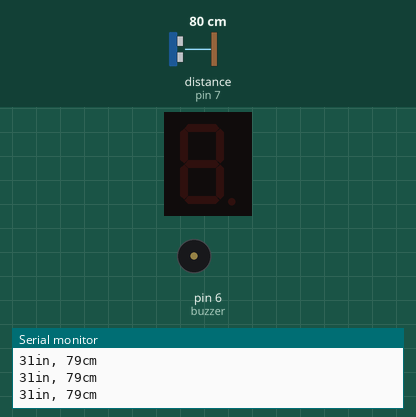
This sketch was run on a simulated Arduino Uno, built with avr-gcc and run on an emulated ATmega328P. Shown: 1-digit seven-segment display, buzzer (waves = sounding), the last lines printed to the serial monitor. Wiring (inferred from the names in the program): ultrasonic range finder: trigger pin 8; echo pin 7. Inputs (shaded band) come from the test bench; at power-on: distance to the obstacle (sensor on pin 7) 80 cm. The echo pulse lasts 58.3 µs per cm.

Above: at 4.3 s.
4.4 s: distance to the obstacle (sensor on pin 7) set to 75 cm
At 5.2 s:
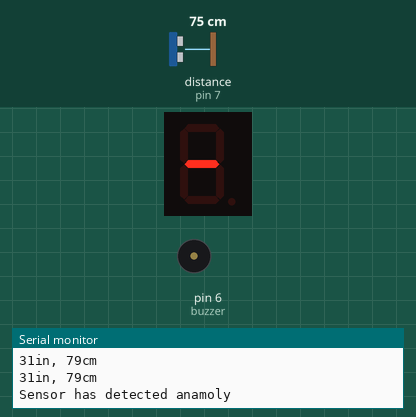
At 16.2 s:
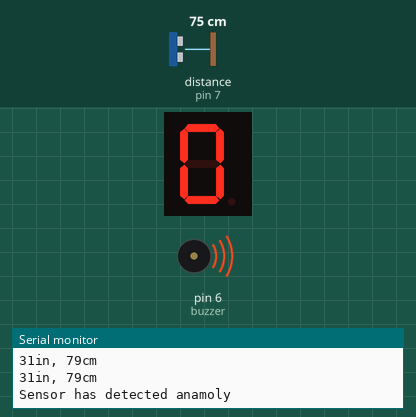
Timing chart, 0 to 16.9 s (numbered marks = the images above; inputs shaded):
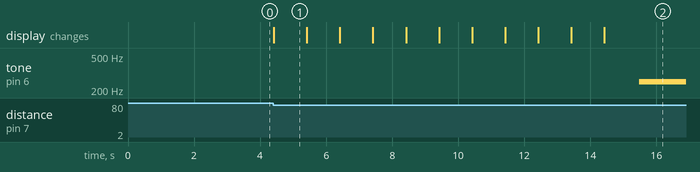

Measured:
- the behaviour switches between 80 and 79 cm on distance to the obstacle (sensor on pin 7) (found by bisection; images 0 and 1)
- after the input at 4.4 s, tone on pin 6 (buzzer): silent → 249 Hz after 11.1 s; the display: changes at once (image 1)
- what the display in image 1 shows lasts 1.0 s, from 4.4 s to 5.4 s

The sketch:

sensorReading.ino
```cpp
#include "SevSeg.h"
SevSeg sevseg;

//establishing I/O pins
int trigPin = 8;
int echoPin = 7;
int buzzer = 6;

long duration,cm,inches,standard_dis, cal_result;

void setup() {
  Serial.begin(9600);

  //ultrasonic sensor setup
  pinMode(trigPin,OUTPUT);
  pinMode(echoPin,INPUT);

  //sevseg display setup
  byte numDigits = 1;
  byte digitPins[] = {};
  byte segmentPins[] = {11,10,4,5,9,12,13,3}; //setting pins for sevseg display
  bool resistorSegment = true;
  byte hardwareConfig = COMMON_CATHODE;
  sevseg.begin(hardwareConfig, numDigits, digitPins, segmentPins, resistorSegment);
  sevseg.setBrightness(100);

  //buzzer pin setup
  pinMode(buzzer,OUTPUT);

  //calibrating sensor (performs 500 tests to get average control distance)
  Serial.println("Starting Calibration");
  for (int i = 0; i < 500; i++) {
    digitalWrite(trigPin, LOW);
    delayMicroseconds(5);
    digitalWrite(trigPin,HIGH);
    delayMicroseconds(5);
    digitalWrite(trigPin,LOW);

    duration = pulseIn(echoPin,HIGH);
    cm = (duration/2) / 29.1;
    inches = (duration/2) /74;

    cal_result = cal_result + inches;
  }
  cal_result = cal_result / 500;
  digitalWrite(buzzer,HIGH);
  delay(1);
  digitalWrite(buzzer,LOW);
  delay(500);
  digitalWrite(buzzer,HIGH);
  delay(1);
  digitalWrite(buzzer,LOW);
}

void loop() {
  digitalWrite(trigPin,LOW); //write LOW
  delayMicroseconds(5);
  digitalWrite(trigPin,HIGH); //write HIGH (clean)
  delayMicroseconds(5);
  digitalWrite(trigPin,LOW); //write LOW

  duration = pulseIn(echoPin,HIGH); //get sensor input
  cm = (duration/2) / 29.1; //calculate cm using speed of sound
  inches = (duration/2) / 74; //calculate inches using speed of sound

  //if the sensor detects object closer than average distance, anamoly has been found and system alerted
  if (inches < cal_result) {
    Serial.println("Sensor has detected anamoly");
    for(int i = 10; i >= 0; i--) {
      sevseg.setNumber(i);
      sevseg.refreshDisplay();
      digitalWrite(buzzer,HIGH);
      delay(1);
      digitalWrite(buzzer,LOW);
      delay(1000);

    }
    while(1){
      digitalWrite(buzzer,HIGH);
      delay(2);
      digitalWrite(buzzer,LOW);
      delay(2);
    }
  }

  Serial.print(inches);
  Serial.print("in, ");
  Serial.print(cm);
  Serial.print("cm");
  Serial.println();

  delay(250);
}
```
